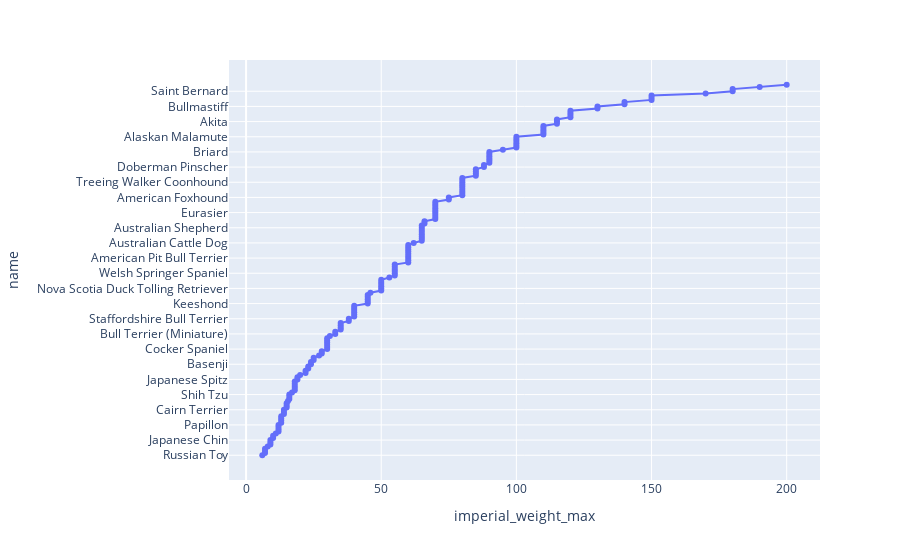

The notebook cell saved with this chart:
### Code cell
fig = px.line(pet_df.sort_values('imperial_weight_max'), x='imperial_weight_max', y='name', markers=True)
fig.show()

### Figure 1 — Plotly figure (JSON) as saved in the notebook; plotly's stock layout.template omitted (floating-point values rounded to 4 significant figures; data arrays with more than 128 entries replaced by an {"elided": "..."} marker saying what was removed)
{"data": [{"hovertemplate": "imperial_weight_max=%{x}<br>name=%{y}<extra></extra>", "legendgroup": "", "line": {"color": "#636efa", "dash": "solid"}, "marker": {"symbol": "circle"}, "mode": "markers+lines", "name": "", "orientation": "h", "showlegend": false, "type": "scatter", "x": {"elided": "172 float values"}, "xaxis": "x", "y": {"elided": "172 str values"}, "yaxis": "y"}], "layout": {"legend": {"tracegroupgap": 0}, "margin": {"t": 60}, "xaxis": {"anchor": "y", "domain": [0, 1], "title": {"text": "imperial_weight_max"}}, "yaxis": {"anchor": "x", "domain": [0, 1], "title": {"text": "name"}}}}
